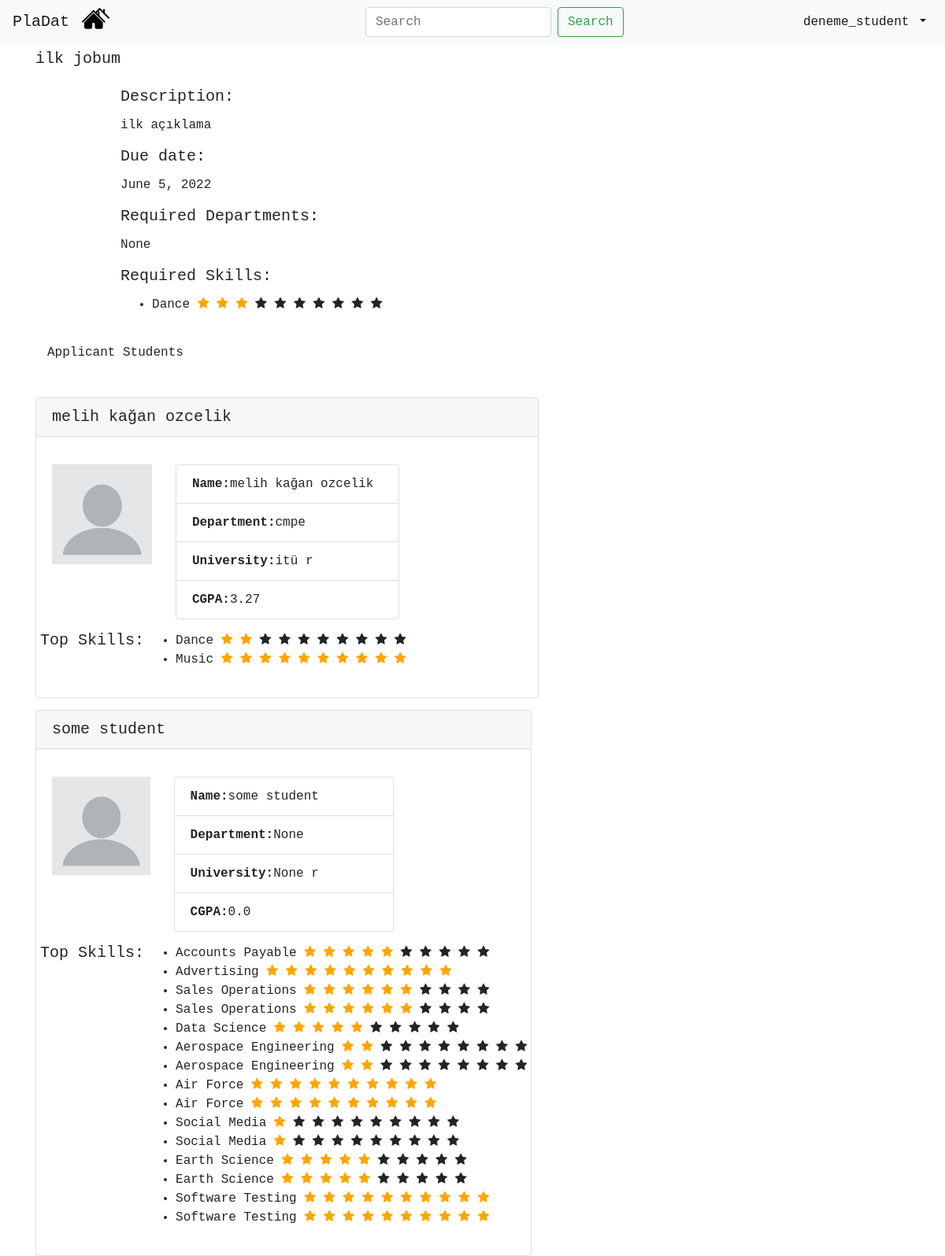
Page /see-details/11/ (signed in) on the committed database.
### mainapp/models.py (models this page shows, shortened)
class Job(models.Model):
    employer = models.ForeignKey(Employer, on_delete=models.CASCADE,default=None) #employer_id
    job_title = models.CharField(max_length=100,default=None)
    job_description = models.CharField(max_length=100,default=None) #description
    publish_time = models.DateTimeField(auto_now_add=True, blank=True)
    due_date = models.DateField(default=None,null=True)
    req_departments = models.CharField(max_length=100,default=None,null=True)

class Skill(models.Model):
    skill = models.CharField(max_length=100,default=None)

class Student(models.Model):
    user_id = models.IntegerField(default=None)
    name = models.CharField(max_length=100,default=None, unique=True)
    surname = models.CharField(max_length=100,default=None)
    school_name = models.CharField(max_length=100,default=None,null=True)
    department = models.CharField(max_length=100,default=None,null=True)
    birth_date = models.DateField(null=True, blank=True)
    start_date = models.DateField(null=True, blank=True)
    end_date = models.DateField(default=None,null=True)
    cgpa = models.FloatField(default=0.0,null=True) #gpa
    e_mail = models.EmailField(default=None,null=True)
    location = models.CharField(max_length=30, default=None, null=True)

### mainapp/views.py (the view)
# urls.py: path('see-details/<int:jobid>/', views.see_details, name='see_details'),
@login_required
def see_details(request, jobid):
    current_user = request.user
    job = Job.objects.get(id=jobid) # job to display it's details
    jobs_skill_total = get_skill_rate_zipped_job(job) # Zipping skill-rate and sent them to template
    jobs_owner = Employer.objects.get(id = job.employer_id)
    is_jobs_owner =  (current_user.id == jobs_owner.user_id)
    applications = Application.objects.filter(job_id = jobid)
    who_applied = []
    for item in applications:
        if item.is_accepted==0: # 0 is waiting, 1 is declined, 2 is accepted
            who_applied.append(Student.objects.get(id = item.student_id))
    students_skill_total_all = []
    for item in who_applied:
        students_skill_total = get_skill_rate_zipped_student(item)
        students_skill_total_all.append(students_skill_total)
    students_skill_total_all_zipped = zip(who_applied,students_skill_total_all)
    return render(request, "see-details.html",{"job": job, "jobs_skill_total": jobs_skill_total
                                                , "is_jobs_owner": is_jobs_owner, "students_skill_total_all_zipped": students_skill_total_all_zipped})

### mainapp/utils.py (called while the page is built)
def get_skill_rate_zipped_student(student):
    students_skill = StudentSkill.objects.filter(student_id=student.id)
    students_skill_list = []
    students_rate_list = []
    for item in students_skill:
        students_skill_list.append(Skill.objects.get(id=item.skill_id).skill)
        students_rate_list.append(item.rate)
    students_skill_total = zip(students_skill_list,students_rate_list)
    return students_skill_total

def get_skill_rate_zipped_job(job):
    jobs_skill = JobSkill.objects.filter(job_id=job.id)
    jobs_skill_list = []
    jobs_rate_list = []
    for item in jobs_skill:
        jobs_skill_list.append(Skill.objects.get(id=item.skill_id).skill)
        jobs_rate_list.append(item.rate)
    jobs_skill_total = zip(jobs_skill_list,jobs_rate_list)
    return jobs_skill_total

### mainapp/templates/see-details.html (shortened to what this page needs)
{% extends 'navbar.html' %}
{% block content %}
<!doctype html>
<html lang="en">
  <head>
  {% load static %}
    <link rel="stylesheet" href="https://maxcdn.bootstrapcdn.com/bootstrap/4.0.0/css/bootstrap.min.css">
      <link rel="stylesheet" href="https://cdnjs.cloudflare.com/ajax/libs/font-awesome/4.7.0/css/font-awesome.min.css">
  </head>
  <body>
    <br><br>
    <div class="container-fluid">
    <div class="row">
                <h5>{{job.job_title}}</h5>
                <div>
                    <br><br>
                    <h5 class="card-title">Description:</h5>
                    <p class="card-text">{{job.job_description}}</p>
                    <h5 class="card-title">Due date:</h5> <p class="card-text"> {{job.due_date}}</p>
                    <h5 class="card-title">Required Departments:</h5>
                    <p class="card-text"> {{job.req_departments}}</p>
                    <h5 class="card-title">Required Skills:</h5>
                    <ul >
                        {% for skill,rate in jobs_skill_total %}
                        <li> {{skill}}
                          {% for i in '0123456789'|make_list %}
                          {% if forloop.counter <= rate %}
                          <span class="fa fa-star checked" style="color: orange"></span>
                          {% else %}
                          <span class="fa fa-star"></span>
                          {% endif %}
                          {% endfor %}
                        </li>
                      {% endfor %}
                </ul>
                </div>
            </div>
        </div>
    <div class="container-fluid">
    <br><h6>Applicant Students</h6><br>
    {% for student,skill_rate in students_skill_total_all_zipped %}
    <div class="row">
            <div class="card">
                <h5 class="card-header">{{student.name}} {{student.surname}}</h5>
                <div class="card-body">
                    <div class="row">
                    <div class="col">
                        <a href="#"><img src="{% static "student-pp.png" %}" class="img-fluid" alt="Responsive image"></a>
                    </div>
                    <div class="col-6">
                        <ul class="list-group">
                          <li class="list-group-item"><b>Name:</b>{{student.name}} {{student.surname}}</li>
                          <li class="list-group-item"><b>Department:</b>{{student.department}} </li>
                          <li class="list-group-item"><b>University:</b>{{student.school_name}} r</li>
                          <li class="list-group-item"><b>CGPA:</b>{{student.cgpa}} </li>
                        </ul>
                    </div>
                    <div class="col">
                    </div>
                    </div>
                    <div class="row">
                    <h5 class="card-title">Top Skills:</h5>
                    <ul >
                        {% for skill,rate in skill_rate %}
                        <li> {{skill}}
                          {% for i in '0123456789'|make_list %}
                          {% if forloop.counter <= rate %}
                          <span class="fa fa-star checked" style="color: orange"></span>
                          {% else %}
                          <span class="fa fa-star"></span>
                          {% endif %}
                          {% endfor %}
                        </li>
                      {% endfor %}
                    </ul>
                    </div>
                </div>
            </div>
        </div>
        {% endfor %}
    </div>
  </body>
</html>
{% endblock %}

### mainapp/templates/navbar.html (shortened to what this page needs)
<!doctype html>
<html lang="en">
  <head>
    {% load static %}
    <link rel="stylesheet" href="https://maxcdn.bootstrapcdn.com/bootstrap/4.0.0/css/bootstrap.min.css">
  </head>
  <body>
    <nav class="navbar navbar-expand-sm navbar-light bg-light fixed-top ">
        <a href="#" class="navbar-brand">PlaDat</a>
        <div class="navbar-collapse collapse w-100 order-1 order-md-0 dual-collapse2">
            <ul class="navbar-nav mr-auto">
                <li class="nav-item">
                    <a href="{% url 'index' %}"> <img style="width:35px; margin-top: -10px; margin-left: -1%;" src="{% static "two-houses.svg" %}"> </a>
                </li>
            </ul>
        </div>
        <div class="navbar-collapse collapse w-100 order-1 order-md-0 dual-collapse2">
          <form class="form-inline my-2 my-lg-0 ">
            <input class="form-control mr-sm-2 " type="search" placeholder="Search" aria-label="Search">
            <button class="btn btn-outline-success my-2 my-sm-0 " href="#" type="submit">Search</button>
          </form>
        </div>
        <div class="navbar-collapse collapse w-100 order-3 dual-collapse2">
            <ul class="navbar-nav ml-auto">
                <li class="nav-item dropdown">
                    <a class="nav-link dropdown-toggle active" href="#" id="navbarDropdown" role="button" data-toggle="dropdown" aria-haspopup="true" aria-expanded="false">
                      {{ user.username }}
                      </a>
                </li>
            </ul>
          </div>
    </nav>
    <div class="container">
      {% block content %}
      {% endblock %}
    </div>
    </body>
</html>

### mainapp/templates/navbar.html (style rules this page uses)
* { font-family: "Lucida Console", "Courier New", monospace; }
.navbar { max-height: 65px; }

### mainapp/templates/see-details.html (style rules this page uses)
* { font-family: "Lucida Console", "Courier New", monospace; }
.container-fluid .row { position: relative; margin-top: 15px; }

### rows in the picture
Job: job_title "ilk jobum", job_description "ilk açıklama", due_date "June 5, 2022", req_departments "None"
Skill: jobs_skill_total "Dance", skill_rate "Dance"
Student: name "melih kağan", surname "ozcelik", department "cmpe", school_name "itü", cgpa "3.27"
Skill: skill_rate "Music"
Student: name "some", surname "student", department "None", school_name "None", cgpa "0.0"
Skill: skill_rate "Accounts Payable"
Skill: skill_rate "Advertising"
Skill: skill_rate "Sales Operations" "Sales Operations"
Skill: skill_rate "Data Science"
Skill: skill_rate "Aerospace Engineering" "Aerospace Engineering"
Skill: skill_rate "Air Force" "Air Force"
Skill: skill_rate "Social Media" "Social Media"
Skill: skill_rate "Earth Science" "Earth Science"
Skill: skill_rate "Software Testing" "Software Testing"

### other values in the picture
{{ user.username }} "deneme_student"
